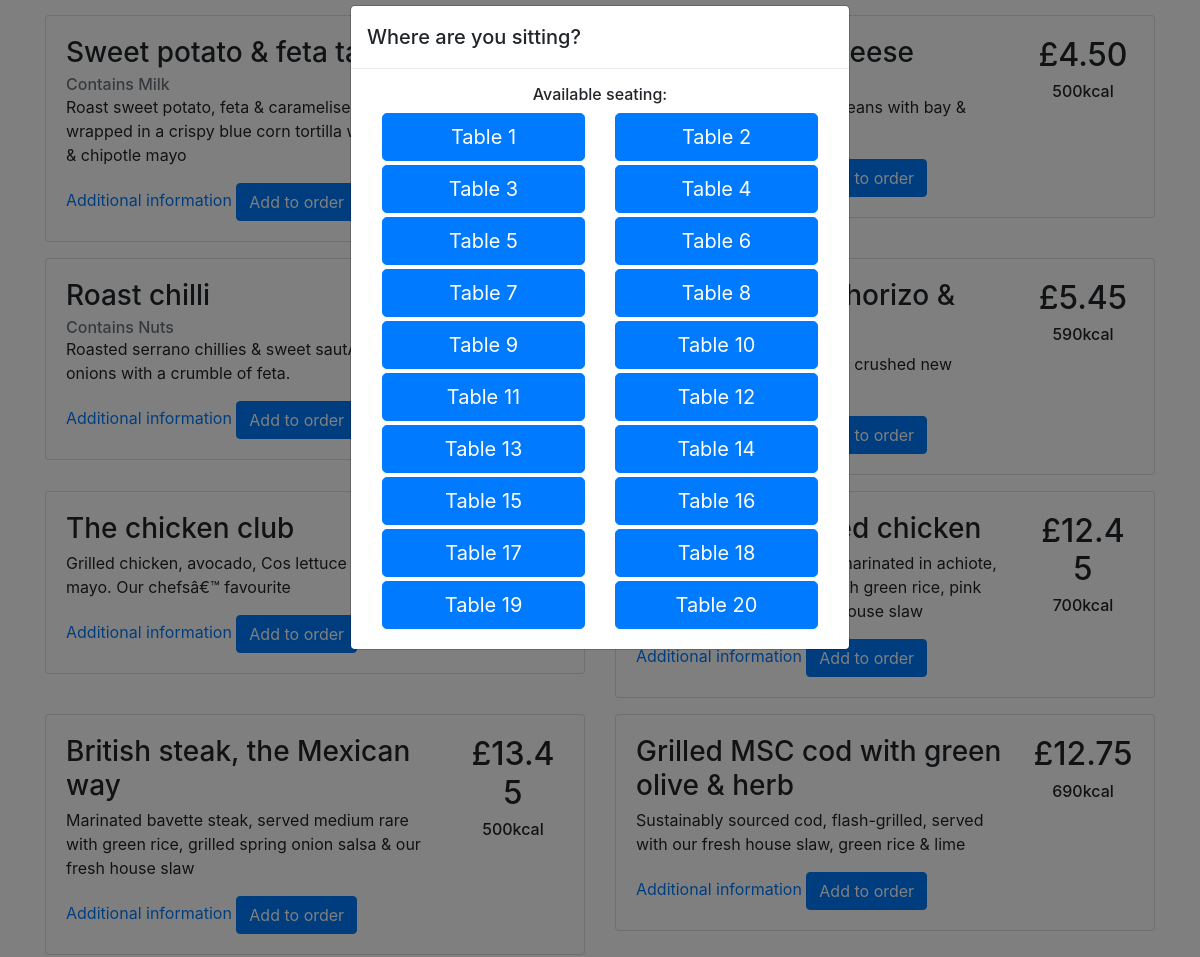
/customer/ (middle part), run on an earlier commit of the app's database.
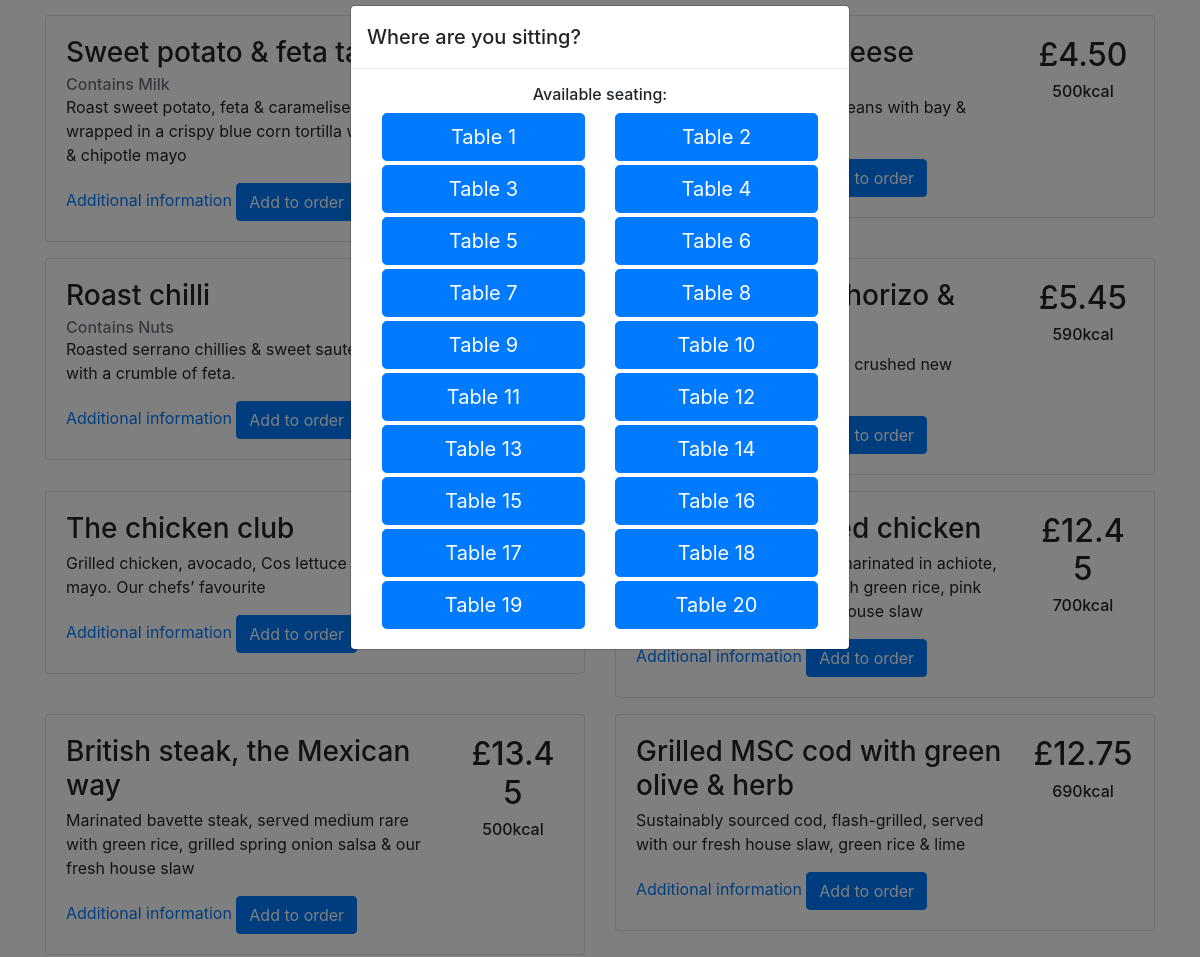
And on a later commit of the database.
### customer/models.py (models this page shows, shortened)
class Seating(models.Model):
    label = models.CharField(max_length=25, default='Table 0')
    available = models.BooleanField(default=True)
    assistance = models.BooleanField(default=False)
    objects = models.Manager()
    available_objects = AvailableSeatingManager()

class Menu(models.Model):
    name = models.CharField(max_length=100)
    price = models.DecimalField(max_digits=10, decimal_places=2)
    description = models.CharField(max_length=1000)
    course = models.CharField(max_length=100)
    category = models.CharField(max_length=100)
    allergy = models.CharField(max_length=1000, default="")
    calories = models.IntegerField(default=0)

### customer/views.py (the view)
# urls.py: path('', views.index, name='index'),
@ensure_csrf_cookie
def index(request):
    context = {
        'all_menu': Menu.objects.all(),
    }
    if 'seating_label' in request.session:
        context['seating_label'] = request.session['seating_label']
    else:
        context['seating'] = Seating.available_objects.all()
    return render(request, 'customer/menu.html', context)

### customer/models.py (called while the page is built)
    def get_queryset(self):
        return super().get_queryset().filter(available=True)

### customer/templates/customer/menu.html (shortened to what this page needs)
{% extends "customer/base.html" %}
{% load static %}
{% block content %}
<div class="modal fade" id="chooseTableModalCenter" tabindex="-1" role="dialog" aria-labelledby="chooseTableModalCenterTitle" aria-hidden="true"data-backdrop="static" data-keyboard="false">
  <div class="modal-dialog modal-dialog-centered" role="document">
    <div class="modal-content">
      <div class="modal-header">
        <h5 class="modal-title" id="chooseTableModalLongTitle">Where are you sitting?</h5>
      </div>
      <div class="modal-body">
        <h6 class="text-center">Available seating:</h6>
        <div class="container-fluid">
          <div class="row">
            {% if seating %}
              {% for seat in seating %}
                <div class="col-md-6 mb-md-1">
                  <button type="button" class="btn-seating-option btn btn-primary btn-lg btn-block" name="{{ seat.label }}" value="{{ seat.id }}">
                    {{ seat.label }}
                  </button>
                </div>
              {% endfor %}
            {% else %}
              <div class="alert alert-warning">
                No seating data recieved
              </div>
            {% endif %}
          </div>
        </div>
      </div>
    </div>
  </div>
</div>
<div>
  {% if all_menu %}
    <div class="row">
      {% for menu_item in all_menu %}
        <div class="col-md-6 mb-md-3">
          <div class="card">
            <div class="card-body">
              <div class="row">
                <div class="col-md-9">
                  <h3 class="card-title">{{ menu_item.name }} </h3>
                  <h6 class="card-subtitle text-muted">{% if menu_item.allergy != "" %}
                    Contains {{ menu_item.allergy }}
                  {% endif %}</h6>
                  <p class="card-text">
                    {{ menu_item.description }}
                  </p>
                  <a href="/customer/{{ menu_item.id }}/">Additional information</a>
                  <button type="button" class="btn btn-primary" onclick="addToOrder({{ menu_item.id }}, '{{ menu_item.name }}', {{ menu_item.price }})">Add to order</button>
                </div>
                <div class="col-md-3">
                  <h2 class="text-center">£{{ menu_item.price }}</h2>
                  <h6 class="text-center">{{ menu_item.calories }}kcal</h6>
                </div>
              </div>
            </div>
          </div>
        </div>
      {% endfor %}
    </div>
  {% else %}
    <div class="alert alert-warning">
      No menu data recieved
    </div>
  {% endif %}
</div>
{% endblock %}

### customer/templates/customer/base.html (shortened to what this page needs)
<!DOCTYPE html>
<html>
  <head>
    <link rel="stylesheet" href="https://maxcdn.bootstrapcdn.com/bootstrap/4.0.0/css/bootstrap.min.css">
  </head>
  <body>
    <div class="container">
      {% block content %}{% endblock %}
    </div>
  </body>
</html>

What changed in the data, as far as the page shows it:
changed Menu "Roast chilli": description "Roasted serrano chillies & sweet sautÃ©ed onions with a crumble of feta." → "Roasted serrano chillies & sweet sautéed onions with a crumble of feta."
changed Menu "The chicken club": description "Grilled chicken, avocado, Cos lettuce & chipotle mayo. Our chefsâ€™ favourite" → "Grilled chicken, avocado, Cos lettuce & chipotle mayo. Our chefs’ favourite"
